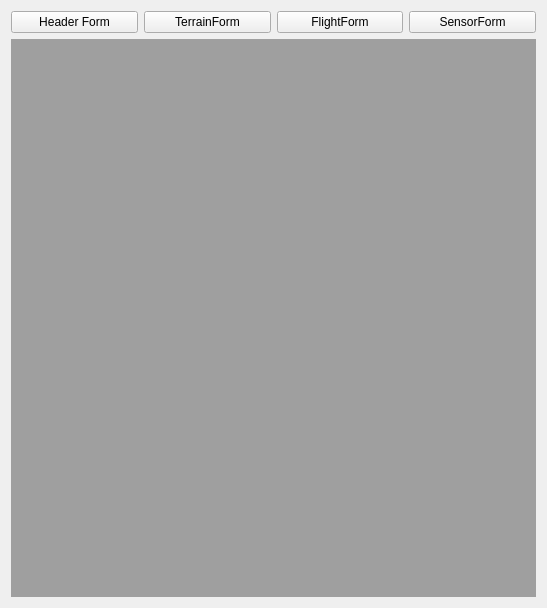
<?xml version="1.0" encoding="UTF-8"?>
<ui version="4.0">
 <class>efotoMdiForm</class>
 <widget class="QWidget" name="efotoMdiForm">
  <property name="geometry">
   <rect>
    <x>0</x>
    <y>0</y>
    <width>547</width>
    <height>608</height>
   </rect>
  </property>
  <property name="windowTitle">
   <string>Form</string>
  </property>
  <layout class="QVBoxLayout" name="verticalLayout">
   <item>
    <layout class="QHBoxLayout" name="horizontalLayout">
     <item>
      <widget class="QPushButton" name="headerButton">
       <property name="text">
        <string>Header Form</string>
       </property>
      </widget>
     </item>
     <item>
      <widget class="QPushButton" name="terrainButton">
       <property name="text">
        <string>TerrainForm</string>
       </property>
      </widget>
     </item>
     <item>
      <widget class="QPushButton" name="flightButton">
       <property name="text">
        <string>FlightForm</string>
       </property>
      </widget>
     </item>
     <item>
      <widget class="QPushButton" name="sensorButton">
       <property name="text">
        <string>SensorForm</string>
       </property>
      </widget>
     </item>
    </layout>
   </item>
   <item>
    <widget class="QMdiArea" name="eFotoMdiArea"/>
   </item>
  </layout>
 </widget>
 <resources/>
 <connections/>
</ui>
